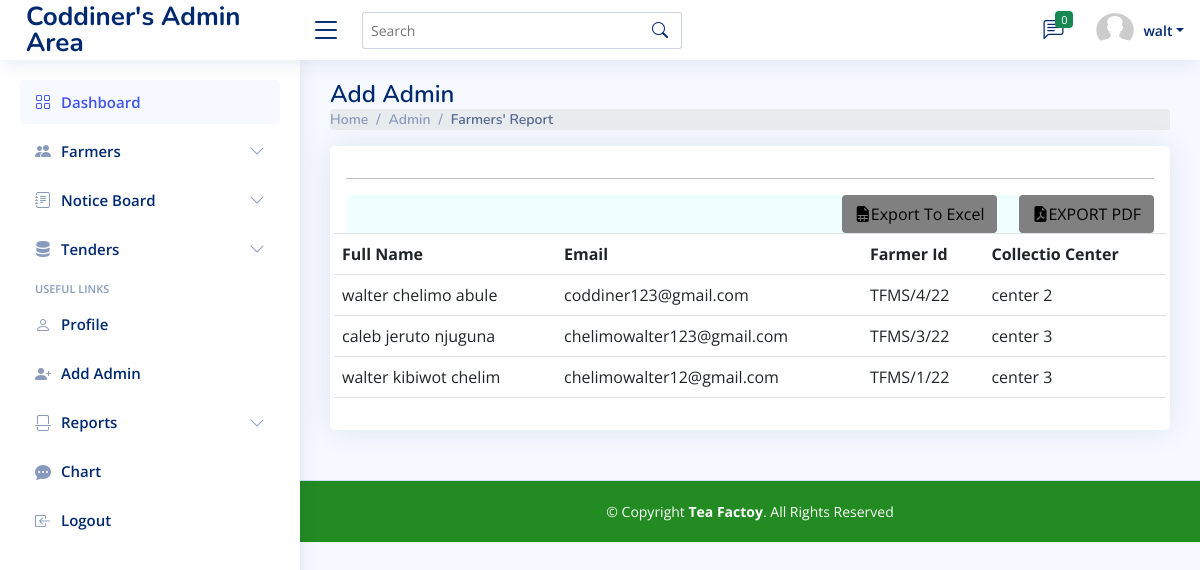
The app's page /adminpanel/freports.php (signed in) with its own data.
### tables this page shows
CREATE TABLE `users` (
  `id` int(11) NOT NULL,
  `fname` varchar(255) NOT NULL,
  `sname` varchar(255) NOT NULL,
  `lname` varchar(255) NOT NULL,
  `pnumber` varchar(255) NOT NULL,
  `usertype` varchar(255) NOT NULL,
  `profile` varchar(255) NOT NULL,
  `password` varchar(1000) NOT NULL,
  `bankname` varchar(255) NOT NULL,
  `bankbranch` varchar(255) NOT NULL,
  `accountnumber` varchar(255) NOT NULL,
  `accountname` varchar(255) NOT NULL,
  `collectioncenter` varchar(255) NOT NULL,
  `email` varchar(255) NOT NULL,
  `factoryid` varchar(255) NOT NULL
);

### adminpanel/freports.php (the view, shortened to what this page needs)
<?php
include "header.php";
?>
<main id="main" class="main">
    <div class="pagetitle">
        <h1>Add Admin</h1>
        <nav>
            <ol class="breadcrumb">
                <li class="breadcrumb-item"><a href="admin.php">Home</a></li>
                <li class="breadcrumb-item">Admin</li>
                <li class="breadcrumb-item active">Farmers' Report</li>
            </ol>
        </nav>
    </div>
    <div class="card">
        <div class="card-body p-3">
            <hr>
            <a href="reports.php"><button class="btn P-1" style="background-color:gray;color:black;float:right;"><i class="bi bi-file-earmark-pdf-fill"></i></i>EXPORT PDF</button></a>
            <div class="row" style="background-color:azure">
            <a  id="export-to-excel" href="#"><button class="btn P-1" style="background-color:gray;color:black;float:right; margin-right:10px;"><i class="bi bi-file-earmark-spreadsheet-fill"></i>Export To Excel</button></a><br>
            </div>
            <div class="row">
             <?php
             include "../db.php";
             $sql10="SELECT * FROM users WHERE usertype='user' ORDER BY id DESC";
             $res10=mysqli_query($conn,$sql10);
             $numrows=mysqli_num_rows($res10);
             if($numrows>0){
                echo "<table class='table table-hover'>";
                echo "<tr>";
                echo "<th>Full Name</th>";
                echo "<th> Email</th>";
                echo "<th>Farmer Id</th>";
                echo "<th>Collectio Center</th>";
                echo "</tr>";
                while ($row=mysqli_fetch_array($res10)){
                    echo "<tr>";
                    echo "<td>".$row['fname']." ".$row['sname']." ".$row['lname']. "</td>" ;
                    echo "<td>".$row['email']."</td>" ;
                    echo "<td>".$row['factoryid']."</td>" ;
                    echo "<td>".$row['collectioncenter']."</td>" ;
                    echo "</tr>";
                }
                echo "</table>";
            }else{
                echo "<p class='alert alert-primary'>No Record was found in the database</p>";
            }
             ?>
            </div>
        </div>
    </div>
</main>
<footer id="footer" class="footer" style="background-color: forestgreen;">
    <div class="copyright" style=" color:white;">
        &copy; Copyright <strong><span>Tea Factoy</span></strong>. All Rights Reserved
    </div>
</footer>
</body>
</html>

### adminpanel/header.php (shortened to what this page needs)
<?php
include '../db.php';
$id=$_SESSION['id'];
$sql="SELECT * FROM users WHERE id='$id'";
$results=mysqli_query($conn,$sql);
if($results){
        $data=mysqli_num_rows($results);
        if($data==1){
            while($row=mysqli_fetch_assoc($results)){
                 $firstname=$row['fname'];
                 $photo=$row['profile'];
            }
        }
}
?>
<!DOCTYPE html>
<html lang="en">
<head>
    <link href="https://cdn.jsdelivr.net/npm/bootstrap@4.5.0/dist/css/bootstrap.min.css" rel="stylesheet">
<link href="https://maxcdn.bootstrapcdn.com/font-awesome/4.7.0/css/font-awesome.min.css" rel="stylesheet" />
  <link href="assets/vendor/bootstrap/css/bootstrap.min.css" rel="stylesheet">
  <link href="assets/vendor/bootstrap-icons/bootstrap-icons.css" rel="stylesheet">
  <link href="assets/vendor/boxicons/css/boxicons.min.css" rel="stylesheet">
  <link href="assets/vendor/quill/quill.snow.css" rel="stylesheet">
  <link href="assets/vendor/quill/quill.bubble.css" rel="stylesheet">
  <link href="assets/vendor/remixicon/remixicon.css" rel="stylesheet">
  <link href="assets/vendor/simple-datatables/style.css" rel="stylesheet">
    <link href="css/bootstrap.min.css" rel="stylesheet">
    <link href="https://cdnjs.cloudflare.com/ajax/libs/font-awesome/4.7.0/css/font-awesome.min.css" rel="stylesheet">
  <link href="assets/css/style.css" rel="stylesheet">
</head>
<body>
  <header id="header" class="header fixed-top d-flex align-items-center">
    <div class="d-flex align-items-center justify-content-between">
      <a href="index.html" class="logo d-flex align-items-center">
        <span class="d-none d-lg-block">Coddiner's Admin Area</span>
      </a>
       <i class="bi bi-list toggle-sidebar-btn"></i>
    </div>
    <div class="search-bar">
      <form class="search-form d-flex align-items-center" method="POST" action="#">
        <input type="text" name="query" placeholder="Search" title="Enter search keyword">
        <button type="submit" title="Search"><i class="bi bi-search"></i></button>
      </form>
    </div>
    <nav class="header-nav ms-auto">
      <ul class="d-flex align-items-center">
        <li class="nav-item dropdown">
          <a class="nav-link nav-icon" href="#" data-bs-toggle="dropdown">
            <i class="bi bi-chat-left-text"></i>
            <span class="badge bg-success badge-number"><?php
              include "../db.php";
                $r="SELECT * FROM messages WHERE RESPONSE!='reply' AND status!='1'";
                $rr=mysqli_query($conn,$r);
                if($rr){
                  $rnum=mysqli_num_rows($rr);
                  if($rnum>0){
                    echo " $rnum";
                  }else{
                    echo "0";
                  }
                }
                ?> </span>
          </a>
        </li>
        <li class="nav-item dropdown pe-3">
          <a class="nav-link nav-profile d-flex align-items-center pe-0" href="#" data-bs-toggle="dropdown">
            <img src="../uploads/<?php echo $photo?>" alt="Profile" class="rounded-circle"style='width:40px; height:50px;'>
            <span class="d-none d-md-block dropdown-toggle ps-2"><?php echo $firstname; ?></span>
          </a>
        </li>
      </ul>
    </nav>
  </header>
  <aside id="sidebar" class="sidebar">
    <ul class="sidebar-nav" id="sidebar-nav">
      <li class="nav-item">
        <a class="nav-link " href="admin.php">
          <i class="bi bi-grid"></i>
          <span>Dashboard</span>
        </a>
      </li>
      <li class="nav-item">
        <a class="nav-link collapsed" data-bs-target="#components-nav" data-bs-toggle="collapse" href="#">
          <i class="bi bi-people-fill"></i><span>Farmers</span><i class="bi bi-chevron-down ms-auto"></i>
        </a>
      </li>
      <li class="nav-item">
        <a class="nav-link collapsed" data-bs-target="#notice-nav" data-bs-toggle="collapse" href="#">
          <i class="bi bi-journal-text"></i><span>Notice Board</span><i class="bi bi-chevron-down ms-auto"></i>
        </a>
      </li>
        <li class="nav-item">
        <a class="nav-link collapsed" data-bs-target="#tenders-nav" data-bs-toggle="collapse" href="#">
          <i class="bi bi-server"></i><span>Tenders</span><i class="bi bi-chevron-down ms-auto"></i>
        </a>
      </li>
      <li class="nav-heading">Useful Links</li>
      <li class="nav-item">
        <a class="nav-link collapsed" href="user_profile.php">
          <i class="bi bi-person"></i>
          <span>Profile</span>
        </a>
      </li>
        <li class="nav-item">
        <a class="nav-link collapsed" href="admin_register.php">
          <i class="bi bi-person-plus-fill"></i>
          <span>Add Admin</span>
        </a>
      </li>
      <li class="nav-item">
        <a class="nav-link collapsed" data-bs-target="#reports-nav" data-bs-toggle="collapse" href="#">
        <i class="bi bi-file-break"></i><span>Reports</span><i class="bi bi-chevron-down ms-auto"></i>
        </a>
      </li>
      <li class="nav-item">
        <a class="nav-link collapsed" href="chart.php">
        <i class="bi bi-chat-dots-fill"></i>
          <span>Chart</span>
        </a>
      </li>
      <li class="nav-item">
        <a class="nav-link collapsed" href="logout.php">
          <i class="bi bi-box-arrow-in-left"></i>
          <span>Logout</span>
        </a>
      </li>
    </ul>
  </aside>

### adminpanel/assets/css/style.css (style rules this page uses)
:root { scroll-behavior: smooth; }
body { font-family: "Open Sans", sans-serif; background: #f6f9ff; color: #444444; }
a { color: #4154f1; text-decoration: none; }
h1, h2, h3, h4, h5, h6 { font-family: "Nunito", sans-serif; }
#main { margin-top: 60px; padding: 20px 30px; transition: all 0.3s; }
.pagetitle { margin-bottom: 10px; }
.pagetitle h1 { font-size: 24px; margin-bottom: 0; font-weight: 600; color: #012970; }
.card { margin-bottom: 30px; border: none; border-radius: 5px; box-shadow: 0px 0 30px rgba(1, 41, 112, 0.1); }
.card-body { padding: 0 20px 20px 20px; }
.breadcrumb { font-size: 14px; font-family: "Nunito", sans-serif; color: #899bbd; font-weight: 600; }
.breadcrumb a { color: #899bbd; transition: 0.3s; }
.breadcrumb .breadcrumb-item::before { color: #899bbd; }
.breadcrumb .active { color: #51678f; font-weight: 600; }
.logo { line-height: 1; }
@media (min-width: 1200px) { .logo { width: 280px; } }
.logo span { font-size: 26px; font-weight: 700; color: #012970; font-family: "Nunito", sans-serif; }
.header { transition: all 0.5s; z-index: 997; height: 60px; box-shadow: 0px 2px 20px rgba(1, 41, 112, 0.1); background-color: #fff; padding-left: 20px; }
.header .toggle-sidebar-btn { font-size: 32px; padding-left: 10px; cursor: pointer; color: #012970; }
.header .search-bar { min-width: 360px; padding: 0 20px; }
.header .search-form { width: 100%; }
.header .search-form input { border: 0; font-size: 14px; color: #012970; border: 1px solid rgba(1, 41, 112, 0.2); padding: 7px 38px 7px 8px; border-radius: 3px; transition: 0.3s; width: 100%; }
.header .search-form button { border: 0; padding: 0; margin-left: -30px; background: none; }
.header .search-form button i { color: #012970; }
.header-nav ul { list-style: none; }
.header-nav > ul { margin: 0; padding: 0; }
.header-nav .nav-icon { font-size: 20px; color: #012970; }
.header-nav .nav-profile { color: #012970; }
.header-nav .nav-profile img { max-height: 36px; }
.header-nav .nav-profile span { font-size: 14px; font-weight: 600; }
.header-nav .badge-number { position: absolute; inset: 4px 6px auto auto; font-weight: normal; font-size: 11px; padding: 3px 6px; }
.sidebar { position: fixed; top: 60px; left: 0; bottom: 0; width: 300px; z-index: 996; transition: all 0.3s; padding: 20px; overflow-y: auto; scrollbar-width: thin; scrollbar-color: #aab7cf transparent; box-shadow: 0px 0px 20px rgba(1, 41, 112, 0.1); background-color: #fff; }
@media (min-width: 1200px) { #main, #footer { margin-left: 300px; } }
.sidebar-nav { padding: 0; margin: 0; list-style: none; }
.sidebar-nav li { padding: 0; margin: 0; list-style: none; }
.sidebar-nav .nav-item { margin-bottom: 5px; }
.sidebar-nav .nav-heading { font-size: 11px; text-transform: uppercase; color: #899bbd; font-weight: 600; margin: 10px 0 5px 15px; }
.sidebar-nav .nav-link { display: flex; align-items: center; font-size: 15px; font-weight: 600; color: #4154f1; transition: 0.3; background: #f6f9ff; padding: 10px 15px; border-radius: 4px; }
.sidebar-nav .nav-link i { font-size: 16px; margin-right: 10px; color: #4154f1; }
.sidebar-nav .nav-link.collapsed { color: #012970; background: #fff; }
.sidebar-nav .nav-link.collapsed i { color: #899bbd; }
.sidebar-nav .nav-link .bi-chevron-down { margin-right: 0; transition: transform 0.2s ease-in-out; }
.footer { padding: 20px 0; font-size: 14px; transition: all 0.3s; border-top: 1px solid #cddfff; }
.footer .copyright { text-align: center; color: #012970; }

### adminpanel/freports.php (style rules this page uses)
hr { color: black; }

### records on screen
users: profile (placeholder picture), fname "walt"
users: fname "walter", sname "chelimo", lname "abule", email "coddiner123@gmail.com", factoryid "TFMS/4/22", collectioncenter "center 2"
users: fname "caleb", sname "jeruto", lname "njuguna", email "chelimowalter123@gmail.com", factoryid "TFMS/3/22", collectioncenter "center 3"
users: fname "walter", sname "kibiwot", lname "chelim", email "chelimowalter12@gmail.com", factoryid "TFMS/1/22", collectioncenter "center 3"
